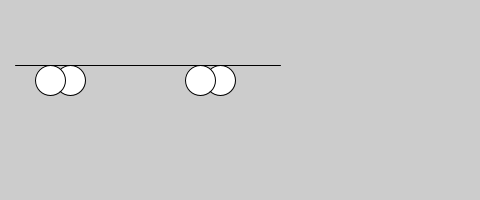
Frame 1 (no input)
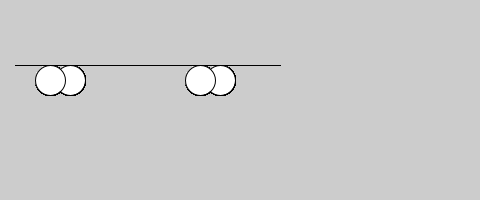
Frame 60 (the mouse pressed at the canvas centre just before this capture)
Frame 120 (the mouse held since frame 60 and released just before this capture): identical to frame 60, image omitted

The Processing sketch that drew these frames (run headless with seeded random() and noise(); from frame 60 on, the mouse is pressed at the canvas centre):

// Processing sketch: sketch_140927a
// ── sketch_140927a.pde


void setup() {
  size(480, 200);
}

void draw() {
  ellipse(70, 80, 30, 30);
  ellipse(50, 80, 30, 30);
  ellipse(220, 80, 30, 30);
  ellipse(200, 80, 30, 30);
  /*from coordinate 15, 40 to (280, 40)*/
  line(15, 65, 280, 65);
}
